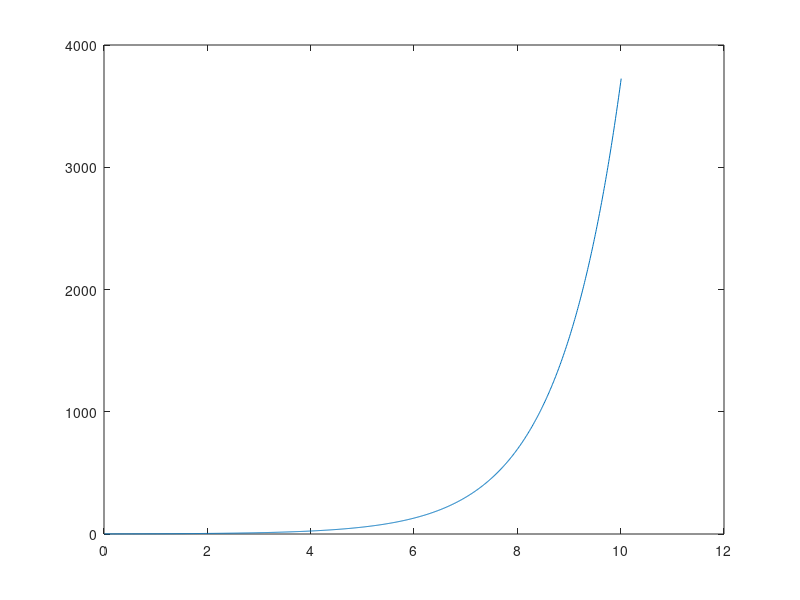

MATLAB code for this plot:
clc;
clear all;
close all;

matter = 0.7;
d_energy = 0.7;

curTime = 0;
curScale = 1;
curH0 = 0.75;
dt = 0.01;
i = 1;

while (curTime < 10)
    accel = -matter / (2*curScale^2) + d_energy*curScale;
    curH0 = curH0 + dt * accel;
    curScale = curScale + dt * curH0;
    curTime = curTime + dt;
    time(i) = curTime;
    scale(i) = curScale;
    i = i + 1;
end

plot(time, scale)